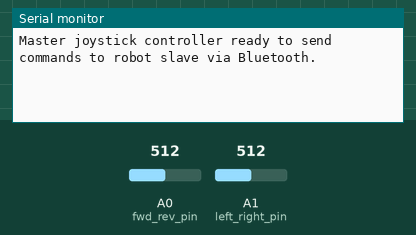
This sketch was run on a simulated Arduino Uno, built with avr-gcc and run on an emulated ATmega328P. Shown: the last lines printed to the serial monitor. Inputs (shaded band) come from the test bench; at power-on: A0 (fwd_rev_pin) = 512, A1 (left_right_pin) = 512.

Above: at 1.2 s.
1.3 s: A0 (fwd_rev_pin) set to 538
2.8 s: A0 (fwd_rev_pin) set to 566
At 2.93 s:
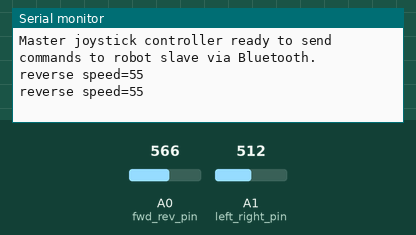
4.7 s: A1 (left_right_pin) set to 539
At 4.74 s:
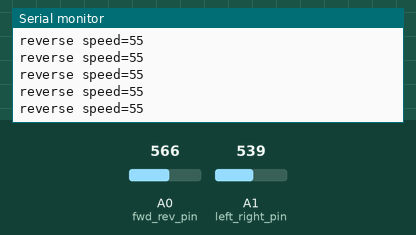
6.2 s: A1 (left_right_pin) set to 564
At 6.24 s:
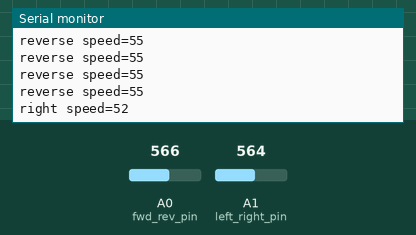

Measured:
- the behaviour switches between 551 and 552 on A0 (fwd_rev_pin) (found by bisection; images 0 and 1)
- the behaviour switches between 552 and 553 on A1 (left_right_pin) (found by bisection; images 2 and 3)
- after the input at 2.8 s, the serial monitor: prints a new line at once (image 1)
- after the input at 6.2 s, the serial monitor: prints a new line at once (image 3)

The sketch:

master-joystick-01.ino
```cpp
#include <SoftwareSerial.h>
/*
Master Joystick program that takes values from Joystick and
converts analog signals into robot commands
*/
const byte rxPin = 10;// Recieve on 10, Transmit on 11
const byte txPin = 11;
SoftwareSerial bt(rxPin, txPin);

int fwd_rev_pin = A0; // connect the forward reverse VR2 (variable resistor 1) to this pin
int left_right_pin = A1; // connect the left right VR1 (variable resistor 2) to this pin
int beep_pin = 7; // connect the push button to the SW pin
int ledPin = 13;      // select the pin for the LED
int fwd_rev_sensor_value = 512;  // idel initial value
int left_right_sensor_value = 512;  // idel initial value
int show_sensor_values_flag = 0; // turn this to 1 to show the sensor values on the console
int moving_threshold = 40; // minimum value to from 512 to move
int moving_flag = 1; // 0 if stopped, 1 is moving

void setup() {
  // declare the inputs
  pinMode(fwd_rev_pin, INPUT);
  pinMode(left_right_pin, INPUT);
  pinMode(beep_pin, INPUT);
  Serial.begin(9600);
  bt.begin(9600);
  Serial.println("Master joystick controller ready to send commands to robot slave via Bluetooth.");
}

void loop() {
  // read the sensor values
  fwd_rev_sensor_value = 1023 - analogRead(fwd_rev_pin);  // we use the inverse with connectors to the left
  left_right_sensor_value = analogRead(left_right_pin);

  // useful for debugging
  if (show_sensor_values_flag == 1) {
    show_sensor_values();
  }

  // we can't use a case statement because we are doing range comparisons
  if (left_right_sensor_value > 512 + moving_threshold) {
    moving_flag = 1;
    Serial.print("right ");
    calc_speed(left_right_sensor_value);
  }

  else if (left_right_sensor_value < 512 - moving_threshold) {
    moving_flag = 1;
    Serial.print("left ");
    calc_speed(left_right_sensor_value);
  }

  else if (fwd_rev_sensor_value > 512 + moving_threshold) {
    moving_flag = 1;
    Serial.print("forward ");
    calc_speed(fwd_rev_sensor_value);
  }

  else if (fwd_rev_sensor_value > 512 + moving_threshold && fwd_rev_sensor_value < 512 - moving_threshold) {
     moving_flag = 0;
     // Serial.println("stop");
  }

  else if (fwd_rev_sensor_value < 512 - moving_threshold) {
     moving_flag = 1;
     Serial.print("reverse ");
     calc_speed(fwd_rev_sensor_value);
  }
  delay(100);
}

void calc_speed(int sensor_value) {
  Serial.print("speed=");
  Serial.println(abs(sensor_value - 512));
}

void show_sensor_values() {
  Serial.print("fwd-rev val =");
  Serial.print(fwd_rev_sensor_value);
  Serial.print(" left-right val =");
  Serial.println(left_right_sensor_value);
}
```
